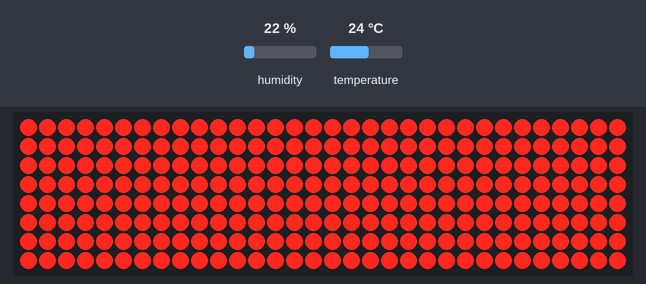
This sketch was run on a simulated Arduino Uno, built with avr-gcc and run on an emulated ATmega328P. Shown: 32×8 LED matrix. The test bench sets the inputs (shaded band); at power-on: humidity 55 %, temperature 24 °C. What the sketch prints to the serial monitor is not drawn.

2.9 s: humidity set to 22 %
Above: at 5.5 s.
Timing chart, 0 to 7.0 s (numbered marks = the images above; inputs shaded):
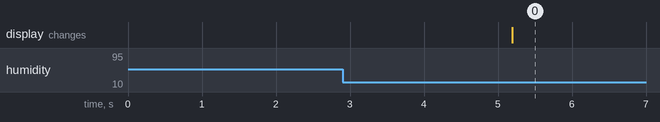

The sketch:

AWS2_10D_TempSense.ino
```cpp
#include <dht.h>
#include <MD_MAX72xx.h>

dht DHT;

#define DHT11_PIN 7
//int sensePin = A0;  //This is the Arduino Pin that will read the sensor output
//int sensorInput;    //The variable we will use to store the sensor input
//double temp;        //The variable we will use to store temperature in degrees.


// Define the number of devices we have in the chain and the hardware interface
// NOTE: These pin numbers will probably not work with your hardware and may
// need to be adapted
#define HARDWARE_TYPE MD_MAX72XX::PAROLA_HW
#define MAX_DEVICES	4

#define CLK_PIN   11  // or SCK
#define DATA_PIN  10  // or MOSI
#define CS_PIN    9  // or SS

MD_MAX72XX mx = MD_MAX72XX(HARDWARE_TYPE, DATA_PIN, CLK_PIN, CS_PIN, MAX_DEVICES);
#define  DELAYTIME  100  // delay between animations in milliseconds


void setup(){
  Serial.begin(9600);
  mx.begin();

}

void loop()
{
 /* sensorInput = analogRead(A0); //read the analog sensor and store it
  temp = (double)sensorInput / 1024;   //find percentage of input reading
  temp = temp * 5;                     //multiply by 5V to get voltage
  temp = temp - 0.5;                   //Subtract the offset
  temp = temp * 100;                   //Convert to degrees
  Serial.print("Current Temperature: ");
  Serial.println(temp); */

  int chk = DHT.read11(DHT11_PIN);
  Serial.print("DHT11 Temperature = ");
  Serial.println(DHT.temperature);
  Serial.print("DHT11 Humidity = ");
  Serial.println(DHT.humidity);
  float humidityValue = DHT.humidity;
  displayRow(humidityValue);
  delay(2000);


}

void displayRow(float humidityValue){
  humidityValue = map(humidityValue, 50, 100, 0, 7);
  Serial.print("Displayed humidity ");
  Serial.println(humidityValue);
  mx.clear();
  for(humidityValue<7;humidityValue--;){
    mx.setRow(humidityValue,0xff);
  }

}
```

Measured:
- after the input at 2.9 s, the display: changes after 2.3 s (image 0)
